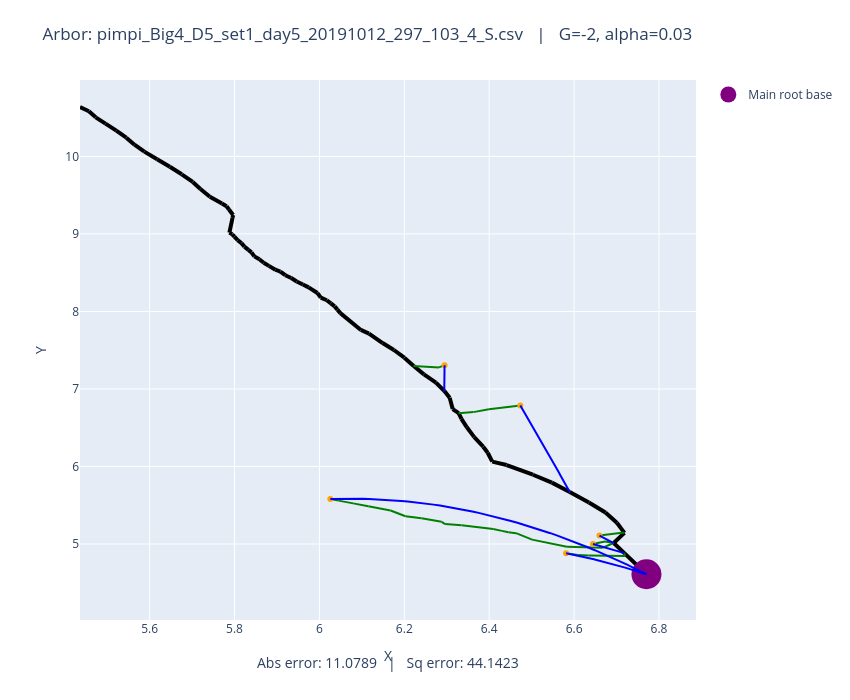

The notebook cell this image was saved under:
### Code cell
# Plot both observed and optimized
plot_arbors(fname, -2, 0.03)

### Figure 1 — Plotly figure (JSON) as saved in the notebook; plotly's stock layout.template omitted (floating-point values rounded to 4 significant figures)
{"data": [{"line": {"color": "black", "width": 4}, "mode": "lines", "showlegend": false, "type": "scatter", "x": [6.77, 6.718], "y": [4.61, 4.882]}, {"line": {"color": "black", "width": 4}, "mode": "lines", "showlegend": false, "type": "scatter", "x": [6.718, 6.693], "y": [4.882, 5.013]}, {"line": {"color": "black", "width": 4}, "mode": "lines", "showlegend": false, "type": "scatter", "x": [6.693, 6.719], "y": [5.013, 5.144]}, {"line": {"color": "black", "width": 4}, "mode": "lines", "showlegend": false, "type": "scatter", "x": [6.719, 6.701], "y": [5.144, 5.274]}, {"line": {"color": "black", "width": 4}, "mode": "lines", "showlegend": false, "type": "scatter", "x": [6.701, 6.674], "y": [5.274, 5.406]}, {"line": {"color": "black", "width": 4}, "mode": "lines", "showlegend": false, "type": "scatter", "x": [6.674, 6.635], "y": [5.406, 5.536]}, {"line": {"color": "black", "width": 4}, "mode": "lines", "showlegend": false, "type": "scatter", "x": [6.635, 6.59], "y": [5.536, 5.672]}, {"line": {"color": "black", "width": 4}, "mode": "lines", "showlegend": false, "type": "scatter", "x": [6.59, 6.548], "y": [5.672, 5.792]}, {"line": {"color": "black", "width": 4}, "mode": "lines", "showlegend": false, "type": "scatter", "x": [6.548, 6.503], "y": [5.792, 5.894]}, {"line": {"color": "black", "width": 4}, "mode": "lines", "showlegend": false, "type": "scatter", "x": [6.503, 6.441], "y": [5.894, 6.019]}, {"line": {"color": "black", "width": 4}, "mode": "lines", "showlegend": false, "type": "scatter", "x": [6.441, 6.407], "y": [6.019, 6.063]}, {"line": {"color": "black", "width": 4}, "mode": "lines", "showlegend": false, "type": "scatter", "x": [6.407, 6.396], "y": [6.063, 6.177]}, {"line": {"color": "black", "width": 4}, "mode": "lines", "showlegend": false, "type": "scatter", "x": [6.396, 6.386], "y": [6.177, 6.255]}, {"line": {"color": "black", "width": 4}, "mode": "lines", "showlegend": false, "type": "scatter", "x": [6.386, 6.365], "y": [6.255, 6.379]}, {"line": {"color": "black", "width": 4}, "mode": "lines", "showlegend": false, "type": "scatter", "x": [6.365, 6.347], "y": [6.379, 6.505]}, {"line": {"color": "black", "width": 4}, "mode": "lines", "showlegend": false, "type": "scatter", "x": [6.347, 6.335], "y": [6.505, 6.615]}, {"line": {"color": "black", "width": 4}, "mode": "lines", "showlegend": false, "type": "scatter", "x": [6.335, 6.328], "y": [6.615, 6.688]}, {"line": {"color": "black", "width": 4}, "mode": "lines", "showlegend": false, "type": "scatter", "x": [6.328, 6.314], "y": [6.688, 6.741]}, {"line": {"color": "black", "width": 4}, "mode": "lines", "showlegend": false, "type": "scatter", "x": [6.314, 6.307], "y": [6.741, 6.888]}, {"line": {"color": "black", "width": 4}, "mode": "lines", "showlegend": false, "type": "scatter", "x": [6.307, 6.294], "y": [6.888, 6.973]}, {"line": {"color": "black", "width": 4}, "mode": "lines", "showlegend": false, "type": "scatter", "x": [6.294, 6.275], "y": [6.973, 7.082]}, {"line": {"color": "black", "width": 4}, "mode": "lines", "showlegend": false, "type": "scatter", "x": [6.275, 6.246], "y": [7.082, 7.188]}, {"line": {"color": "black", "width": 4}, "mode": "lines", "showlegend": false, "type": "scatter", "x": [6.246, 6.222], "y": [7.188, 7.296]}, {"line": {"color": "black", "width": 4}, "mode": "lines", "showlegend": false, "type": "scatter", "x": [6.222, 6.2], "y": [7.296, 7.404]}, {"line": {"color": "black", "width": 4}, "mode": "lines", "showlegend": false, "type": "scatter", "x": [6.2, 6.176], "y": [7.404, 7.502]}, {"line": {"color": "black", "width": 4}, "mode": "lines", "showlegend": false, "type": "scatter", "x": [6.176, 6.149], "y": [7.502, 7.592]}, {"line": {"color": "black", "width": 4}, "mode": "lines", "showlegend": false, "type": "scatter", "x": [6.149, 6.117], "y": [7.592, 7.715]}, {"line": {"color": "black", "width": 4}, "mode": "lines", "showlegend": false, "type": "scatter", "x": [6.117, 6.098], "y": [7.715, 7.761]}, {"line": {"color": "black", "width": 4}, "mode": "lines", "showlegend": false, "type": "scatter", "x": [6.098, 6.049], "y": [7.761, 7.978]}, {"line": {"color": "black", "width": 4}, "mode": "lines", "showlegend": false, "type": "scatter", "x": [6.049, 6.042], "y": [7.978, 8.023]}, {"line": {"color": "black", "width": 4}, "mode": "lines", "showlegend": false, "type": "scatter", "x": [6.042, 6.036], "y": [8.023, 8.065]}, {"line": {"color": "black", "width": 4}, "mode": "lines", "showlegend": false, "type": "scatter", "x": [6.036, 6.027], "y": [8.065, 8.104]}, {"line": {"color": "black", "width": 4}, "mode": "lines", "showlegend": false, "type": "scatter", "x": [6.027, 6.017], "y": [8.104, 8.145]}, {"line": {"color": "black", "width": 4}, "mode": "lines", "showlegend": false, "type": "scatter", "x": [6.017, 6.003], "y": [8.145, 8.179]}, {"line": {"color": "black", "width": 4}, "mode": "lines", "showlegend": false, "type": "scatter", "x": [6.003, 5.995], "y": [8.179, 8.238]}, {"line": {"color": "black", "width": 4}, "mode": "lines", "showlegend": false, "type": "scatter", "x": [5.995, 5.975], "y": [8.238, 8.31]}, {"line": {"color": "black", "width": 4}, "mode": "lines", "showlegend": false, "type": "scatter", "x": [5.975, 5.961], "y": [8.31, 8.347]}, {"line": {"color": "black", "width": 4}, "mode": "lines", "showlegend": false, "type": "scatter", "x": [5.961, 5.946], "y": [8.347, 8.387]}, {"line": {"color": "black", "width": 4}, "mode": "lines", "showlegend": false, "type": "scatter", "x": [5.946, 5.934], "y": [8.387, 8.431]}, {"line": {"color": "black", "width": 4}, "mode": "lines", "showlegend": false, "type": "scatter", "x": [5.934, 5.92], "y": [8.431, 8.467]}, {"line": {"color": "black", "width": 4}, "mode": "lines", "showlegend": false, "type": "scatter", "x": [5.92, 5.908], "y": [8.467, 8.515]}, {"line": {"color": "black", "width": 4}, "mode": "lines", "showlegend": false, "type": "scatter", "x": [5.908, 5.896], "y": [8.515, 8.538]}, {"line": {"color": "black", "width": 4}, "mode": "lines", "showlegend": false, "type": "scatter", "x": [5.896, 5.881], "y": [8.538, 8.588]}, {"line": {"color": "black", "width": 4}, "mode": "lines", "showlegend": false, "type": "scatter", "x": [5.881, 5.869], "y": [8.588, 8.629]}, {"line": {"color": "black", "width": 4}, "mode": "lines", "showlegend": false, "type": "scatter", "x": [5.869, 5.859], "y": [8.629, 8.673]}, {"line": {"color": "black", "width": 4}, "mode": "lines", "showlegend": false, "type": "scatter", "x": [5.859, 5.847], "y": [8.673, 8.711]}, {"line": {"color": "black", "width": 4}, "mode": "lines", "showlegend": false, "type": "scatter", "x": [5.847, 5.84], "y": [8.711, 8.762]}, {"line": {"color": "black", "width": 4}, "mode": "lines", "showlegend": false, "type": "scatter", "x": [5.84, 5.833], "y": [8.762, 8.795]}, {"line": {"color": "black", "width": 4}, "mode": "lines", "showlegend": false, "type": "scatter", "x": [5.833, 5.823], "y": [8.795, 8.836]}, {"line": {"color": "black", "width": 4}, "mode": "lines", "showlegend": false, "type": "scatter", "x": [5.823, 5.816], "y": [8.836, 8.881]}, {"line": {"color": "black", "width": 4}, "mode": "lines", "showlegend": false, "type": "scatter", "x": [5.816, 5.807], "y": [8.881, 8.919]}, {"line": {"color": "black", "width": 4}, "mode": "lines", "showlegend": false, "type": "scatter", "x": [5.807, 5.8], "y": [8.919, 8.964]}, {"line": {"color": "black", "width": 4}, "mode": "lines", "showlegend": false, "type": "scatter", "x": [5.8, 5.795], "y": [8.964, 8.995]}, {"line": {"color": "black", "width": 4}, "mode": "lines", "showlegend": false, "type": "scatter", "x": [5.795, 5.788], "y": [8.995, 9.017]}, {"line": {"color": "black", "width": 4}, "mode": "lines", "showlegend": false, "type": "scatter", "x": [5.788, 5.795], "y": [9.017, 9.208]}, {"line": {"color": "black", "width": 4}, "mode": "lines", "showlegend": false, "type": "scatter", "x": [5.795, 5.797], "y": [9.208, 9.244]}, {"line": {"color": "black", "width": 4}, "mode": "lines", "showlegend": false, "type": "scatter", "x": [5.797, 5.787], "y": [9.244, 9.315]}, {"line": {"color": "black", "width": 4}, "mode": "lines", "showlegend": false, "type": "scatter", "x": [5.787, 5.781], "y": [9.315, 9.357]}, {"line": {"color": "black", "width": 4}, "mode": "lines", "showlegend": false, "type": "scatter", "x": [5.781, 5.77], "y": [9.357, 9.392]}, {"line": {"color": "black", "width": 4}, "mode": "lines", "showlegend": false, "type": "scatter", "x": [5.77, 5.742], "y": [9.392, 9.479]}, {"line": {"color": "black", "width": 4}, "mode": "lines", "showlegend": false, "type": "scatter", "x": [5.742, 5.72], "y": [9.479, 9.58]}, {"line": {"color": "black", "width": 4}, "mode": "lines", "showlegend": false, "type": "scatter", "x": [5.72, 5.702], "y": [9.58, 9.671]}, {"line": {"color": "black", "width": 4}, "mode": "lines", "showlegend": false, "type": "scatter", "x": [5.702, 5.676], "y": [9.671, 9.77]}, {"line": {"color": "black", "width": 4}, "mode": "lines", "showlegend": false, "type": "scatter", "x": [5.676, 5.648], "y": [9.77, 9.867]}, {"line": {"color": "black", "width": 4}, "mode": "lines", "showlegend": false, "type": "scatter", "x": [5.648, 5.618], "y": [9.867, 9.965]}, {"line": {"color": "black", "width": 4}, "mode": "lines", "showlegend": false, "type": "scatter", "x": [5.618, 5.588], "y": [9.965, 10.06]}, {"line": {"color": "black", "width": 4}, "mode": "lines", "showlegend": false, "type": "scatter", "x": [5.588, 5.564], "y": [10.06, 10.15]}, {"line": {"color": "black", "width": 4}, "mode": "lines", "showlegend": false, "type": "scatter", "x": [5.564, 5.545], "y": [10.15, 10.24]}, {"line": {"color": "black", "width": 4}, "mode": "lines", "showlegend": false, "type": "scatter", "x": [5.545, 5.522], "y": [10.24, 10.33]}, {"line": {"color": "black", "width": 4}, "mode": "lines", "showlegend": false, "type": "scatter", "x": [5.522, 5.496], "y": [10.33, 10.42]}, {"line": {"color": "black", "width": 4}, "mode": "lines", "showlegend": false, "type": "scatter", "x": [5.496, 5.473], "y": [10.42, 10.5]}, {"line": {"color": "black", "width": 4}, "mode": "lines", "showlegend": false, "type": "scatter", "x": [5.473, 5.457], "y": [10.5, 10.58]}, {"line": {"color": "black", "width": 4}, "mode": "lines", "showlegend": false, "type": "scatter", "x": [5.457, 5.436], "y": [10.58, 10.64]}, {"line": {"color": "green", "width": 2}, "mode": "lines", "showlegend": false, "type": "scatter", "x": [6.66, 6.717], "y": [5.109, 5.147]}, {"line": {"color": "green", "width": 2}, "mode": "lines", "showlegend": false, "type": "scatter", "x": [6.717, 6.719], "y": [5.147, 5.144]}, {"line": {"color": "green", "width": 2}, "mode": "lines", "showlegend": false, "type": "scatter", "x": [6.645, 6.673], "y": [5.001, 5.034]}, {"line": {"color": "green", "width": 2}, "mode": "lines", "showlegend": false, "type": "scatter", "x": [6.673, 6.693], "y": [5.034, 5.013]}, {"line": {"color": "green", "width": 2}, "mode": "lines", "showlegend": false, "type": "scatter", "x": [6.026, 6.045], "y": [5.581, 5.559]}, {"line": {"color": "green", "width": 2}, "mode": "lines", "showlegend": false, "type": "scatter", "x": [6.045, 6.08], "y": [5.559, 5.524]}, {"line": {"color": "green", "width": 2}, "mode": "lines", "showlegend": false, "type": "scatter", "x": [6.08, 6.115], "y": [5.524, 5.486]}, {"line": {"color": "green", "width": 2}, "mode": "lines", "showlegend": false, "type": "scatter", "x": [6.115, 6.168], "y": [5.486, 5.433]}, {"line": {"color": "green", "width": 2}, "mode": "lines", "showlegend": false, "type": "scatter", "x": [6.168, 6.203], "y": [5.433, 5.358]}, {"line": {"color": "green", "width": 2}, "mode": "lines", "showlegend": false, "type": "scatter", "x": [6.203, 6.241], "y": [5.358, 5.332]}, {"line": {"color": "green", "width": 2}, "mode": "lines", "showlegend": false, "type": "scatter", "x": [6.241, 6.288], "y": [5.332, 5.286]}, {"line": {"color": "green", "width": 2}, "mode": "lines", "showlegend": false, "type": "scatter", "x": [6.288, 6.296], "y": [5.286, 5.257]}, {"line": {"color": "green", "width": 2}, "mode": "lines", "showlegend": false, "type": "scatter", "x": [6.296, 6.335], "y": [5.257, 5.241]}, {"line": {"color": "green", "width": 2}, "mode": "lines", "showlegend": false, "type": "scatter", "x": [6.335, 6.41], "y": [5.241, 5.194]}, {"line": {"color": "green", "width": 2}, "mode": "lines", "showlegend": false, "type": "scatter", "x": [6.41, 6.43], "y": [5.194, 5.169]}, {"line": {"color": "green", "width": 2}, "mode": "lines", "showlegend": false, "type": "scatter", "x": [6.43, 6.445], "y": [5.169, 5.151]}, {"line": {"color": "green", "width": 2}, "mode": "lines", "showlegend": false, "type": "scatter", "x": [6.445, 6.463], "y": [5.151, 5.14]}, {"line": {"color": "green", "width": 2}, "mode": "lines", "showlegend": false, "type": "scatter", "x": [6.463, 6.501], "y": [5.14, 5.056]}, {"line": {"color": "green", "width": 2}, "mode": "lines", "showlegend": false, "type": "scatter", "x": [6.501, 6.583], "y": [5.056, 4.963]}, {"line": {"color": "green", "width": 2}, "mode": "lines", "showlegend": false, "type": "scatter", "x": [6.583, 6.667], "y": [4.963, 4.951]}, {"line": {"color": "green", "width": 2}, "mode": "lines", "showlegend": false, "type": "scatter", "x": [6.667, 6.693], "y": [4.951, 5.013]}, {"line": {"color": "green", "width": 2}, "mode": "lines", "showlegend": false, "type": "scatter", "x": [6.581, 6.608], "y": [4.88, 4.86]}, {"line": {"color": "green", "width": 2}, "mode": "lines", "showlegend": false, "type": "scatter", "x": [6.608, 6.634], "y": [4.86, 4.851]}, {"line": {"color": "green", "width": 2}, "mode": "lines", "showlegend": false, "type": "scatter", "x": [6.634, 6.72], "y": [4.851, 4.845]}, {"line": {"color": "green", "width": 2}, "mode": "lines", "showlegend": false, "type": "scatter", "x": [6.72, 6.718], "y": [4.845, 4.882]}, {"line": {"color": "green", "width": 2}, "mode": "lines", "showlegend": false, "type": "scatter", "x": [6.295, 6.282], "y": [7.307, 7.278]}, {"line": {"color": "green", "width": 2}, "mode": "lines", "showlegend": false, "type": "scatter", "x": [6.282, 6.222], "y": [7.278, 7.296]}, {"line": {"color": "green", "width": 2}, "mode": "lines", "showlegend": false, "type": "scatter", "x": [6.473, 6.399], "y": [6.788, 6.737]}, {"line": {"color": "green", "width": 2}, "mode": "lines", "showlegend": false, "type": "scatter", "x": [6.399, 6.363], "y": [6.737, 6.701]}, {"line": {"color": "green", "width": 2}, "mode": "lines", "showlegend": false, "type": "scatter", "x": [6.363, 6.328], "y": [6.701, 6.688]}, {"marker": {"color": "orange"}, "mode": "markers", "showlegend": false, "type": "scatter", "x": [6.66], "y": [5.109]}, {"marker": {"color": "orange"}, "mode": "markers", "showlegend": false, "type": "scatter", "x": [6.645], "y": [5.001]}, {"marker": {"color": "orange"}, "mode": "markers", "showlegend": false, "type": "scatter", "x": [6.026], "y": [5.581]}, {"marker": {"color": "orange"}, "mode": "markers", "showlegend": false, "type": "scatter", "x": [6.581], "y": [4.88]}, {"marker": {"color": "orange"}, "mode": "markers", "showlegend": false, "type": "scatter", "x": [6.295], "y": [7.307]}, {"marker": {"color": "orange"}, "mode": "markers", "showlegend": false, "type": "scatter", "x": [6.473], "y": [6.788]}, {"marker": {"color": "purple", "size": 30}, "mode": "markers", "name": "Main root base", "type": "scatter", "x": [6.77], "y": [4.61]}, {"line": {"color": "blue"}, "mode": "lines", "showlegend": false, "type": "scatter", "x": [6.66, 6.661, 6.661, 6.662, 6.663, 6.663, 6.664, 6.665, 6.665, 6.666, 6.667, 6.667, 6.668, 6.669, 6.669, 6.67, 6.671, 6.671, 6.672, 6.673, 6.674, 6.674, 6.675, 6.676, 6.676, 6.677, 6.678, 6.678, 6.679, 6.68, 6.68, 6.681, 6.682, 6.682, 6.683, 6.684, 6.684, 6.685, 6.686, 6.686, 6.687, 6.688, 6.689, 6.689, 6.69, 6.691, 6.691, 6.692, 6.693, 6.693], "y": [5.109, 5.107, 5.106, 5.104, 5.102, 5.1, 5.098, 5.096, 5.094, 5.092, 5.09, 5.088, 5.086, 5.084, 5.082, 5.08, 5.078, 5.076, 5.074, 5.072, 5.07, 5.068, 5.067, 5.065, 5.063, 5.061, 5.059, 5.057, 5.055, 5.053, 5.051, 5.049, 5.047, 5.045, 5.043, 5.041, 5.039, 5.037, 5.035, 5.033, 5.031, 5.029, 5.027, 5.025, 5.023, 5.021, 5.019, 5.017, 5.015, 5.013]}, {"line": {"color": "blue"}, "mode": "lines", "showlegend": false, "type": "scatter", "x": [6.645, 6.646, 6.648, 6.649, 6.651, 6.652, 6.654, 6.655, 6.657, 6.658, 6.66, 6.661, 6.663, 6.664, 6.666, 6.667, 6.669, 6.67, 6.672, 6.673, 6.675, 6.676, 6.678, 6.679, 6.681, 6.682, 6.684, 6.685, 6.687, 6.688, 6.69, 6.691, 6.693, 6.694, 6.696, 6.697, 6.699, 6.7, 6.702, 6.703, 6.705, 6.706, 6.708, 6.709, 6.711, 6.712, 6.714, 6.715, 6.717, 6.718], "y": [5.001, 4.999, 4.996, 4.994, 4.992, 4.99, 4.987, 4.985, 4.983, 4.981, 4.978, 4.976, 4.974, 4.971, 4.969, 4.967, 4.964, 4.962, 4.96, 4.957, 4.955, 4.953, 4.95, 4.948, 4.945, 4.943, 4.94, 4.938, 4.935, 4.933, 4.931, 4.928, 4.926, 4.923, 4.921, 4.918, 4.915, 4.913, 4.91, 4.908, 4.905, 4.903, 4.9, 4.897, 4.895, 4.892, 4.89, 4.887, 4.884, 4.882]}, {"line": {"color": "blue"}, "mode": "lines", "showlegend": false, "type": "scatter", "x": [6.026, 6.041, 6.056, 6.071, 6.086, 6.102, 6.117, 6.132, 6.147, 6.162, 6.178, 6.193, 6.208, 6.223, 6.238, 6.254, 6.269, 6.284, 6.299, 6.314, 6.33, 6.345, 6.36, 6.375, 6.39, 6.406, 6.421, 6.436, 6.451, 6.466, 6.482, 6.497, 6.512, 6.527, 6.542, 6.558, 6.573, 6.588, 6.603, 6.618, 6.634, 6.649, 6.664, 6.679, 6.694, 6.71, 6.725, 6.74, 6.755, 6.77], "y": [5.581, 5.584, 5.585, 5.585, 5.585, 5.584, 5.581, 5.578, 5.574, 5.569, 5.563, 5.556, 5.548, 5.54, 5.53, 5.519, 5.508, 5.496, 5.482, 5.468, 5.453, 5.437, 5.42, 5.402, 5.383, 5.363, 5.342, 5.32, 5.298, 5.274, 5.25, 5.224, 5.198, 5.171, 5.143, 5.114, 5.084, 5.053, 5.021, 4.988, 4.955, 4.92, 4.884, 4.848, 4.811, 4.772, 4.733, 4.693, 4.652, 4.61]}, {"line": {"color": "blue"}, "mode": "lines", "showlegend": false, "type": "scatter", "x": [6.581, 6.585, 6.589, 6.593, 6.597, 6.6, 6.604, 6.608, 6.612, 6.616, 6.62, 6.624, 6.628, 6.631, 6.635, 6.639, 6.643, 6.647, 6.651, 6.655, 6.658, 6.662, 6.666, 6.67, 6.674, 6.678, 6.682, 6.685, 6.689, 6.693, 6.697, 6.701, 6.705, 6.709, 6.713, 6.716, 6.72, 6.724, 6.728, 6.732, 6.736, 6.74, 6.743, 6.747, 6.751, 6.755, 6.759, 6.763, 6.767, 6.77], "y": [4.88, 4.876, 4.872, 4.868, 4.864, 4.859, 4.855, 4.85, 4.846, 4.841, 4.837, 4.832, 4.827, 4.822, 4.818, 4.813, 4.808, 4.803, 4.798, 4.792, 4.787, 4.782, 4.777, 4.771, 4.766, 4.76, 4.755, 4.749, 4.743, 4.737, 4.732, 4.726, 4.72, 4.714, 4.708, 4.702, 4.696, 4.689, 4.683, 4.677, 4.67, 4.664, 4.657, 4.651, 4.644, 4.637, 4.63, 4.624, 4.617, 4.61]}, {"line": {"color": "blue"}, "mode": "lines", "showlegend": false, "type": "scatter", "x": [6.294, 6.294, 6.294, 6.294, 6.294, 6.294, 6.294, 6.294, 6.294, 6.294, 6.294, 6.294, 6.294, 6.294, 6.294, 6.294, 6.294, 6.294, 6.294, 6.294, 6.294, 6.294, 6.294, 6.294, 6.295, 6.295, 6.295, 6.295, 6.295, 6.295, 6.295, 6.295, 6.295, 6.295, 6.295, 6.295, 6.295, 6.295, 6.295, 6.295, 6.295, 6.295, 6.295, 6.295, 6.295, 6.295, 6.295, 6.295, 6.295, 6.295], "y": [6.975, 6.982, 6.989, 6.995, 7.002, 7.009, 7.016, 7.023, 7.029, 7.036, 7.043, 7.05, 7.056, 7.063, 7.07, 7.077, 7.084, 7.09, 7.097, 7.104, 7.111, 7.118, 7.124, 7.131, 7.138, 7.145, 7.151, 7.158, 7.165, 7.172, 7.179, 7.185, 7.192, 7.199, 7.206, 7.212, 7.219, 7.226, 7.233, 7.24, 7.246, 7.253, 7.26, 7.267, 7.273, 7.28, 7.287, 7.294, 7.301, 7.307]}, {"line": {"color": "blue"}, "mode": "lines", "showlegend": false, "type": "scatter", "x": [6.473, 6.476, 6.478, 6.48, 6.483, 6.485, 6.488, 6.49, 6.492, 6.495, 6.497, 6.499, 6.502, 6.504, 6.507, 6.509, 6.511, 6.514, 6.516, 6.519, 6.521, 6.523, 6.526, 6.528, 6.53, 6.533, 6.535, 6.538, 6.54, 6.542, 6.545, 6.547, 6.549, 6.552, 6.554, 6.557, 6.559, 6.561, 6.564, 6.566, 6.568, 6.571, 6.573, 6.576, 6.578, 6.58, 6.583, 6.585, 6.587, 6.59], "y": [6.788, 6.766, 6.744, 6.721, 6.699, 6.677, 6.654, 6.632, 6.61, 6.587, 6.565, 6.542, 6.52, 6.497, 6.475, 6.452, 6.43, 6.407, 6.384, 6.362, 6.339, 6.316, 6.294, 6.271, 6.248, 6.225, 6.203, 6.18, 6.157, 6.134, 6.111, 6.088, 6.065, 6.042, 6.019, 5.996, 5.973, 5.95, 5.927, 5.904, 5.881, 5.858, 5.835, 5.812, 5.788, 5.765, 5.742, 5.719, 5.695, 5.672]}], "layout": {"annotations": [{"font": {"size": 14}, "showarrow": false, "text": "Abs error: 11.0789   |   Sq error: 44.1423", "x": 0.5, "xref": "paper", "y": -0.1, "yref": "paper"}], "height": 700, "margin": {"b": 80, "t": 80}, "title": {"text": "Arbor: pimpi_Big4_D5_set1_day5_20191012_297_103_4_S.csv   |   G=-2, alpha=0.03"}, "width": 850, "xaxis": {"autorange": true, "range": [5.436, 6.888], "title": {"text": "X"}, "type": "linear"}, "yaxis": {"autorange": true, "range": [4.02, 10.99], "title": {"text": "Y"}, "type": "linear"}}}
